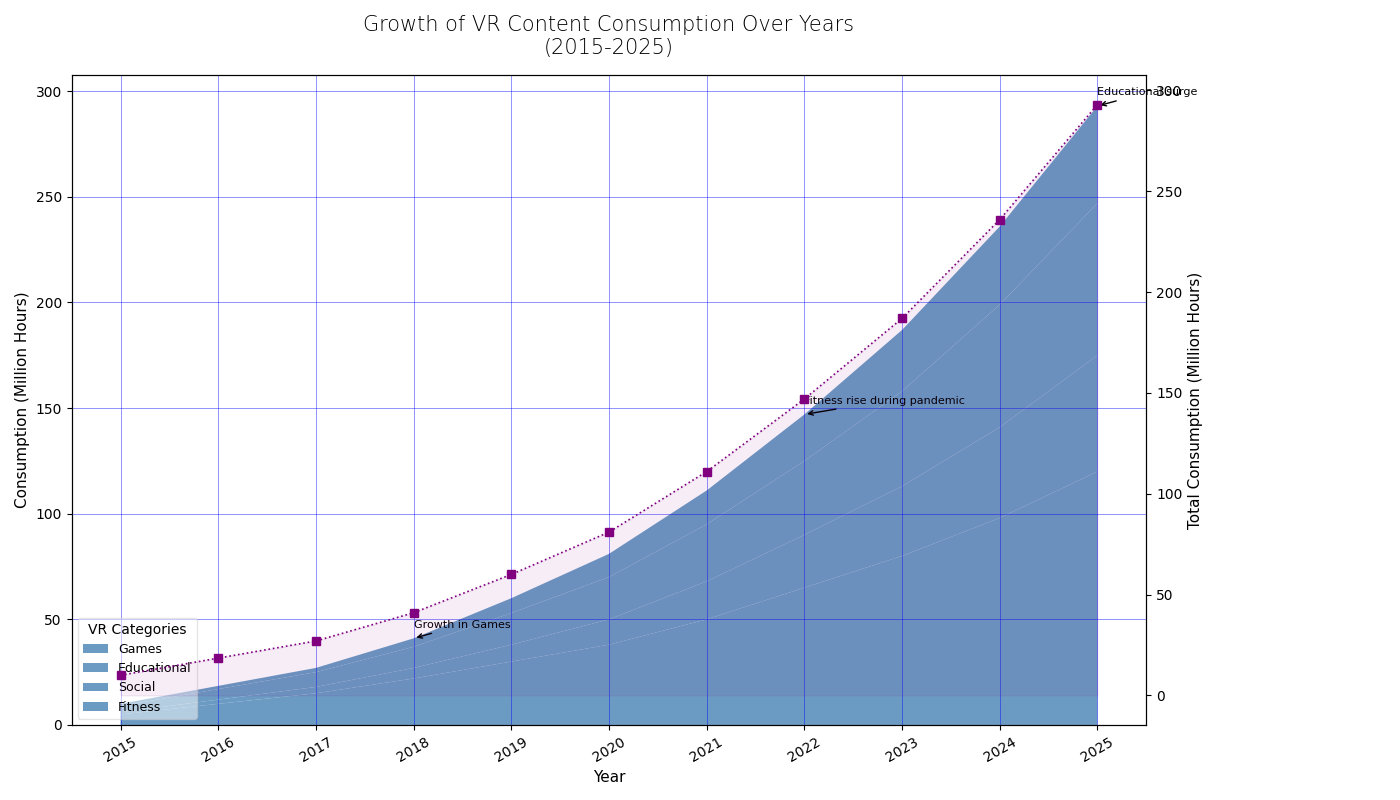

The Python source for this figure:
import matplotlib.pyplot as plt
import numpy as np

years = np.arange(2015, 2026)
vr_categories = ["Games", "Educational", "Social", "Fitness"]

vr_data = np.array([
    [5, 10, 15, 22, 30, 38, 50, 65, 80, 98, 120],
    [1, 2, 3, 5, 8, 12, 18, 25, 33, 43, 55],
    [3, 5, 7, 10, 15, 20, 27, 35, 45, 58, 72],
    [1, 1.5, 2, 4, 7, 11, 16, 22, 29, 37, 46]
])

fig, ax = plt.subplots(figsize=(14, 8))

consistent_color = '#4682B4'  # A consistent single color

# Plot the stacked area chart with a consistent single color
ax.stackplot(years, vr_data, labels=vr_categories, colors=[consistent_color]*len(vr_categories), alpha=0.8)

ax.set_title('Growth of VR Content Consumption Over Years\n(2015-2025)', fontsize=15, fontweight='light', pad=15)
ax.set_xlabel('Year', fontsize=11)
ax.set_ylabel('Consumption (Million Hours)', fontsize=11)

ax.set_xticks(years)
ax.set_xticklabels(years, rotation=30, ha='center')

ax.legend(title='VR Categories', loc='lower left', fontsize=9, fancybox=True, framealpha=0.5)

ax.grid(color='blue', linestyle='-', linewidth=0.6, axis='both', alpha=0.5)

annotations = {
    2022: 'Fitness rise during pandemic',
    2018: 'Growth in Games',
    2025: 'Educational surge'
}

for year, annotation in annotations.items():
    ax.annotate(annotation, xy=(year, vr_data[:, years.tolist().index(year)].sum()), 
                xytext=(year, vr_data[:, years.tolist().index(year)].sum() + 5),
                arrowprops=dict(facecolor='gray', arrowstyle='->'), fontsize=8, ha='left')

ax2 = ax.twinx()
total_consumption = vr_data.sum(axis=0)
ax2.plot(years, total_consumption, label='Total Consumption', color='purple', linestyle=':', marker='s', markersize=6, linewidth=1.2)
ax2.fill_between(years, total_consumption, color='purple', alpha=0.07)

ax2.set_ylabel('Total Consumption (Million Hours)', fontsize=11)

plt.tight_layout(rect=[0, 0, 0.87, 1])
plt.show()
